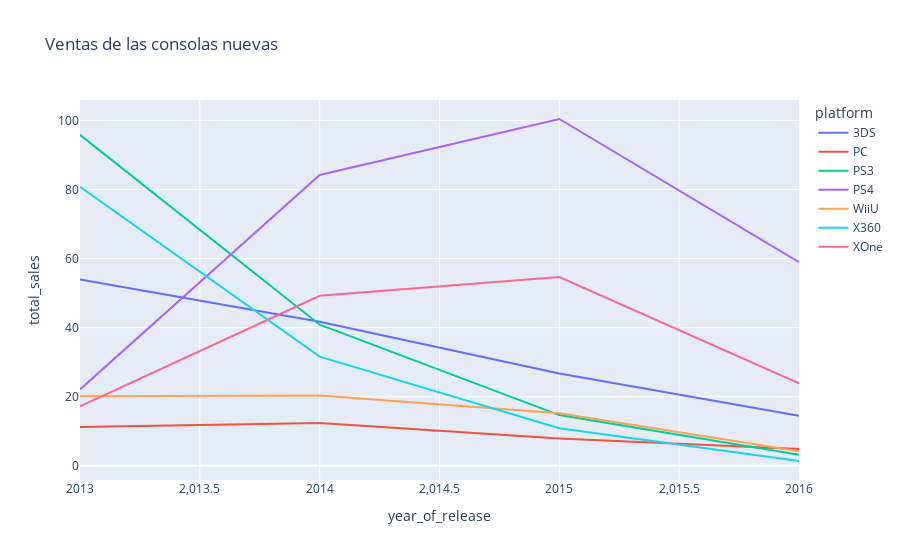

The cell this chart's notebook holds for it:
### Code cell
#Se grafican las consolas nuevas y populares
fig4=px.line(new_data[new_data['year_of_release']>=2013],x='year_of_release',y='total_sales',color='platform', title='Ventas de las consolas nuevas')
fig4.show()

### Figure 1 — Plotly figure (JSON) as saved in the notebook; plotly's stock layout.template omitted (floating-point values rounded to 4 significant figures)
{"data": [{"hovertemplate": "platform=3DS<br>year_of_release=%{x}<br>total_sales=%{y}<extra></extra>", "legendgroup": "3DS", "line": {"color": "#636efa", "dash": "solid"}, "marker": {"symbol": "circle"}, "mode": "lines", "name": "3DS", "orientation": "v", "showlegend": true, "type": "scatter", "x": [2013, 2014, 2015, 2016], "xaxis": "x", "y": [53.97, 41.75, 26.75, 14.5], "yaxis": "y"}, {"hovertemplate": "platform=PC<br>year_of_release=%{x}<br>total_sales=%{y}<extra></extra>", "legendgroup": "PC", "line": {"color": "#EF553B", "dash": "solid"}, "marker": {"symbol": "circle"}, "mode": "lines", "name": "PC", "orientation": "v", "showlegend": true, "type": "scatter", "x": [2013, 2014, 2015, 2016], "xaxis": "x", "y": [11.27, 12.38, 7.93, 4.89], "yaxis": "y"}, {"hovertemplate": "platform=PS3<br>year_of_release=%{x}<br>total_sales=%{y}<extra></extra>", "legendgroup": "PS3", "line": {"color": "#00cc96", "dash": "solid"}, "marker": {"symbol": "circle"}, "mode": "lines", "name": "PS3", "orientation": "v", "showlegend": true, "type": "scatter", "x": [2013, 2014, 2015, 2016], "xaxis": "x", "y": [95.85, 40.88, 14.7, 3.23], "yaxis": "y"}, {"hovertemplate": "platform=PS4<br>year_of_release=%{x}<br>total_sales=%{y}<extra></extra>", "legendgroup": "PS4", "line": {"color": "#ab63fa", "dash": "solid"}, "marker": {"symbol": "circle"}, "mode": "lines", "name": "PS4", "orientation": "v", "showlegend": true, "type": "scatter", "x": [2013, 2014, 2015, 2016], "xaxis": "x", "y": [22.12, 84.22, 100.4, 59.01], "yaxis": "y"}, {"hovertemplate": "platform=WiiU<br>year_of_release=%{x}<br>total_sales=%{y}<extra></extra>", "legendgroup": "WiiU", "line": {"color": "#FFA15A", "dash": "solid"}, "marker": {"symbol": "circle"}, "mode": "lines", "name": "WiiU", "orientation": "v", "showlegend": true, "type": "scatter", "x": [2013, 2014, 2015, 2016], "xaxis": "x", "y": [20.12, 20.35, 15.22, 4.25], "yaxis": "y"}, {"hovertemplate": "platform=X360<br>year_of_release=%{x}<br>total_sales=%{y}<extra></extra>", "legendgroup": "X360", "line": {"color": "#19d3f3", "dash": "solid"}, "marker": {"symbol": "circle"}, "mode": "lines", "name": "X360", "orientation": "v", "showlegend": true, "type": "scatter", "x": [2013, 2014, 2015, 2016], "xaxis": "x", "y": [80.82, 31.61, 10.86, 1.4], "yaxis": "y"}, {"hovertemplate": "platform=XOne<br>year_of_release=%{x}<br>total_sales=%{y}<extra></extra>", "legendgroup": "XOne", "line": {"color": "#FF6692", "dash": "solid"}, "marker": {"symbol": "circle"}, "mode": "lines", "name": "XOne", "orientation": "v", "showlegend": true, "type": "scatter", "x": [2013, 2014, 2015, 2016], "xaxis": "x", "y": [17.21, 49.26, 54.67, 23.91], "yaxis": "y"}], "layout": {"legend": {"title": {"text": "platform"}, "tracegroupgap": 0}, "title": {"text": "Ventas de las consolas nuevas"}, "xaxis": {"anchor": "y", "domain": [0, 1], "title": {"text": "year_of_release"}}, "yaxis": {"anchor": "x", "domain": [0, 1], "title": {"text": "total_sales"}}}}
